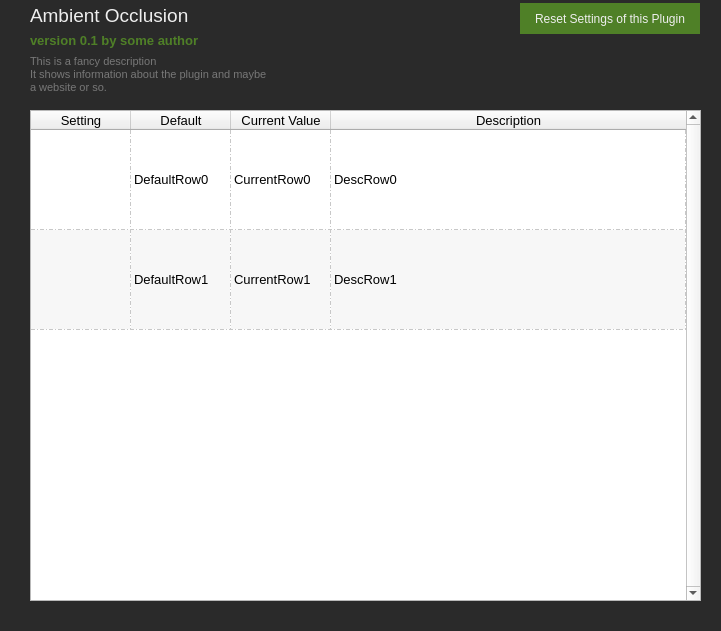
   <widget class="QFrame" name="frame_details">
    <property name="geometry">
     <rect>
      <x>281</x>
      <y>55</y>
      <width>721</width>
      <height>631</height>
     </rect>
    </property>
    <property name="palette">
     <palette>
      <active>
       <colorrole role="WindowText">
        <brush brushstyle="SolidPattern">
         <color alpha="255">
          <red>255</red>
          <green>255</green>
          <blue>255</blue>
         </color>
        </brush>
       </colorrole>
       <colorrole role="Button">
        <brush brushstyle="SolidPattern">
         <color alpha="255">
          <red>42</red>
          <green>42</green>
          <blue>42</blue>
         </color>
        </brush>
       </colorrole>
       <colorrole role="Light">
        <brush brushstyle="SolidPattern">
         <color alpha="255">
          <red>63</red>
          <green>63</green>
          <blue>63</blue>
         </color>
        </brush>
       </colorrole>
       <colorrole role="Midlight">
        <brush brushstyle="SolidPattern">
         <color alpha="255">
          <red>52</red>
          <green>52</green>
          <blue>52</blue>
         </color>
        </brush>
       </colorrole>
       <colorrole role="Dark">
        <brush brushstyle="SolidPattern">
         <color alpha="255">
          <red>21</red>
          <green>21</green>
          <blue>21</blue>
         </color>
        </brush>
       </colorrole>
       <colorrole role="Mid">
        <brush brushstyle="SolidPattern">
         <color alpha="255">
          <red>28</red>
          <green>28</green>
          <blue>28</blue>
         </color>
        </brush>
       </colorrole>
       <colorrole role="Text">
        <brush brushstyle="SolidPattern">
         <color alpha="255">
          <red>255</red>
          <green>255</green>
          <blue>255</blue>
         </color>
        </brush>
       </colorrole>
       <colorrole role="BrightText">
        <brush brushstyle="SolidPattern">
         <color alpha="255">
          <red>255</red>
          <green>255</green>
          <blue>255</blue>
         </color>
        </brush>
       </colorrole>
       <colorrole role="ButtonText">
        <brush brushstyle="SolidPattern">
         <color alpha="255">
          <red>255</red>
          <green>255</green>
          <blue>255</blue>
         </color>
        </brush>
       </colorrole>
       <colorrole role="Base">
        <brush brushstyle="SolidPattern">
         <color alpha="255">
          <red>0</red>
          <green>0</green>
          <blue>0</blue>
         </color>
        </brush>
       </colorrole>
       <colorrole role="Window">
        <brush brushstyle="SolidPattern">
         <color alpha="255">
          <red>42</red>
          <green>42</green>
          <blue>42</blue>
         </color>
        </brush>
       </colorrole>
       <colorrole role="Shadow">
        <brush brushstyle="SolidPattern">
         <color alpha="255">
          <red>0</red>
          <green>0</green>
          <blue>0</blue>
         </color>
        </brush>
       </colorrole>
       <colorrole role="AlternateBase">
        <brush brushstyle="SolidPattern">
         <color alpha="255">
          <red>21</red>
          <green>21</green>
          <blue>21</blue>
         </color>
        </brush>
       </colorrole>
       <colorrole role="ToolTipBase">
        <brush brushstyle="SolidPattern">
         <color alpha="255">
          <red>255</red>
          <green>255</green>
          <blue>220</blue>
         </color>
        </brush>
       </colorrole>
       <colorrole role="ToolTipText">
        <brush brushstyle="SolidPattern">
         <color alpha="255">
          <red>0</red>
          <green>0</green>
          <blue>0</blue>
         </color>
        </brush>
       </colorrole>
      </active>
      <inactive>
       <colorrole role="WindowText">
        <brush brushstyle="SolidPattern">
         <color alpha="255">
          <red>255</red>
          <green>255</green>
          <blue>255</blue>
         </color>
        </brush>
       </colorrole>
       <colorrole role="Button">
        <brush brushstyle="SolidPattern">
         <color alpha="255">
          <red>42</red>
          <green>42</green>
          <blue>42</blue>
         </color>
        </brush>
       </colorrole>
       <colorrole role="Light">
        <brush brushstyle="SolidPattern">
         <color alpha="255">
          <red>63</red>
          <green>63</green>
          <blue>63</blue>
         </color>
        </brush>
       </colorrole>
       <colorrole role="Midlight">
        <brush brushstyle="SolidPattern">
         <color alpha="255">
          <red>52</red>
          <green>52</green>
          <blue>52</blue>
         </color>
        </brush>
       </colorrole>
       <colorrole role="Dark">
        <brush brushstyle="SolidPattern">
         <color alpha="255">
          <red>21</red>
          <green>21</green>
          <blue>21</blue>
         </color>
        </brush>
       </colorrole>
       <colorrole role="Mid">
        <brush brushstyle="SolidPattern">
         <color alpha="255">
          <red>28</red>
          <green>28</green>
          <blue>28</blue>
         </color>
        </brush>
       </colorrole>
       <colorrole role="Text">
        <brush brushstyle="SolidPattern">
         <color alpha="255">
          <red>255</red>
          <green>255</green>
          <blue>255</blue>
         </color>
        </brush>
       </colorrole>
       <colorrole role="BrightText">
        <brush brushstyle="SolidPattern">
         <color alpha="255">
          <red>255</red>
          <green>255</green>
          <blue>255</blue>
         </color>
        </brush>
       </colorrole>
       <colorrole role="ButtonText">
        <brush brushstyle="SolidPattern">
         <color alpha="255">
          <red>255</red>
          <green>255</green>
          <blue>255</blue>
         </color>
        </brush>
       </colorrole>
       <colorrole role="Base">
        <brush brushstyle="SolidPattern">
         <color alpha="255">
          <red>0</red>
          <green>0</green>
          <blue>0</blue>
         </color>
        </brush>
       </colorrole>
       <colorrole role="Window">
        <brush brushstyle="SolidPattern">
         <color alpha="255">
          <red>42</red>
          <green>42</green>
          <blue>42</blue>
         </color>
        </brush>
       </colorrole>
       <colorrole role="Shadow">
        <brush brushstyle="SolidPattern">
         <color alpha="255">
          <red>0</red>
          <green>0</green>
          <blue>0</blue>
         </color>
        </brush>
       </colorrole>
       <colorrole role="AlternateBase">
        <brush brushstyle="SolidPattern">
         <color alpha="255">
          <red>21</red>
          <green>21</green>
          <blue>21</blue>
         </color>
        </brush>
       </colorrole>
       <colorrole role="ToolTipBase">
        <brush brushstyle="SolidPattern">
         <color alpha="255">
          <red>255</red>
          <green>255</green>
          <blue>220</blue>
         </color>
        </brush>
       </colorrole>
       <colorrole role="ToolTipText">
        <brush brushstyle="SolidPattern">
         <color alpha="255">
          <red>0</red>
          <green>0</green>
          <blue>0</blue>
         </color>
        </brush>
       </colorrole>
      </inactive>
      <disabled>
       <colorrole role="WindowText">
        <brush brushstyle="SolidPattern">
         <color alpha="255">
          <red>21</red>
          <green>21</green>
          <blue>21</blue>
         </color>
        </brush>
       </colorrole>
       <colorrole role="Button">
        <brush brushstyle="SolidPattern">
         <color alpha="255">
          <red>42</red>
          <green>42</green>
          <blue>42</blue>
         </color>
        </brush>
       </colorrole>
       <colorrole role="Light">
        <brush brushstyle="SolidPattern">
         <color alpha="255">
          <red>63</red>
          <green>63</green>
          <blue>63</blue>
         </color>
        </brush>
       </colorrole>
       <colorrole role="Midlight">
        <brush brushstyle="SolidPattern">
         <color alpha="255">
          <red>52</red>
          <green>52</green>
          <blue>52</blue>
         </color>
        </brush>
       </colorrole>
       <colorrole role="Dark">
        <brush brushstyle="SolidPattern">
         <color alpha="255">
          <red>21</red>
          <green>21</green>
          <blue>21</blue>
         </color>
        </brush>
       </colorrole>
       <colorrole role="Mid">
        <brush brushstyle="SolidPattern">
         <color alpha="255">
          <red>28</red>
          <green>28</green>
          <blue>28</blue>
         </color>
        </brush>
       </colorrole>
       <colorrole role="Text">
        <brush brushstyle="SolidPattern">
         <color alpha="255">
          <red>21</red>
          <green>21</green>
          <blue>21</blue>
         </color>
        </brush>
       </colorrole>
       <colorrole role="BrightText">
        <brush brushstyle="SolidPattern">
         <color alpha="255">
          <red>255</red>
          <green>255</green>
          <blue>255</blue>
         </color>
        </brush>
       </colorrole>
       <colorrole role="ButtonText">
        <brush brushstyle="SolidPattern">
         <color alpha="255">
          <red>21</red>
          <green>21</green>
          <blue>21</blue>
         </color>
        </brush>
       </colorrole>
       <colorrole role="Base">
        <brush brushstyle="SolidPattern">
         <color alpha="255">
          <red>42</red>
          <green>42</green>
          <blue>42</blue>
         </color>
        </brush>
       </colorrole>
       <colorrole role="Window">
        <brush brushstyle="SolidPattern">
         <color alpha="255">
          <red>42</red>
          <green>42</green>
          <blue>42</blue>
         </color>
        </brush>
       </colorrole>
       <colorrole role="Shadow">
        <brush brushstyle="SolidPattern">
         <color alpha="255">
          <red>0</red>
          <green>0</green>
          <blue>0</blue>
         </color>
        </brush>
       </colorrole>
       <colorrole role="AlternateBase">
        <brush brushstyle="SolidPattern">
         <color alpha="255">
          <red>42</red>
          <green>42</green>
          <blue>42</blue>
         </color>
        </brush>
       </colorrole>
       <colorrole role="ToolTipBase">
        <brush brushstyle="SolidPattern">
         <color alpha="255">
          <red>255</red>
          <green>255</green>
          <blue>220</blue>
         </color>
        </brush>
       </colorrole>
       <colorrole role="ToolTipText">
        <brush brushstyle="SolidPattern">
         <color alpha="255">
          <red>0</red>
          <green>0</green>
          <blue>0</blue>
         </color>
        </brush>
       </colorrole>
      </disabled>
     </palette>
    </property>
    <property name="autoFillBackground">
     <bool>true</bool>
    </property>
    <property name="frameShape">
     <enum>QFrame::NoFrame</enum>
    </property>
    <property name="frameShadow">
     <enum>QFrame::Plain</enum>
    </property>
    <property name="lineWidth">
     <number>1</number>
    </property>
    <widget class="QLabel" name="lbl_plugin_version">
     <property name="geometry">
      <rect>
       <x>30</x>
       <y>30</y>
       <width>471</width>
       <height>21</height>
      </rect>
     </property>
     <property name="palette">
      <palette>
       <active>
        <colorrole role="WindowText">
         <brush brushstyle="SolidPattern">
          <color alpha="255">
           <red>79</red>
           <green>128</green>
           <blue>39</blue>
          </color>
         </brush>
        </colorrole>
        <colorrole role="Button">
         <brush brushstyle="SolidPattern">
          <color alpha="255">
           <red>236</red>
           <green>236</green>
           <blue>236</blue>
          </color>
         </brush>
        </colorrole>
        <colorrole role="Text">
         <brush brushstyle="SolidPattern">
          <color alpha="255">
           <red>79</red>
           <green>128</green>
           <blue>39</blue>
          </color>
         </brush>
        </colorrole>
        <colorrole role="ButtonText">
         <brush brushstyle="SolidPattern">
          <color alpha="255">
           <red>79</red>
           <green>128</green>
           <blue>39</blue>
          </color>
         </brush>
        </colorrole>
        <colorrole role="Base">
         <brush brushstyle="SolidPattern">
          <color alpha="255">
           <red>236</red>
           <green>236</green>
           <blue>236</blue>
          </color>
         </brush>
        </colorrole>
        <colorrole role="Window">
         <brush brushstyle="SolidPattern">
          <color alpha="255">
           <red>236</red>
           <green>236</green>
           <blue>236</blue>
          </color>
         </brush>
        </colorrole>
       </active>
       <inactive>
        <colorrole role="WindowText">
         <brush brushstyle="SolidPattern">
          <color alpha="255">
           <red>79</red>
           <green>128</green>
           <blue>39</blue>
          </color>
         </brush>
        </colorrole>
        <colorrole role="Button">
         <brush brushstyle="SolidPattern">
          <color alpha="255">
           <red>236</red>
           <green>236</green>
           <blue>236</blue>
          </color>
         </brush>
        </colorrole>
        <colorrole role="Text">
         <brush brushstyle="SolidPattern">
          <color alpha="255">
           <red>79</red>
           <green>128</green>
           <blue>39</blue>
          </color>
         </brush>
        </colorrole>
        <colorrole role="ButtonText">
         <brush brushstyle="SolidPattern">
          <color alpha="255">
           <red>79</red>
           <green>128</green>
           <blue>39</blue>
          </color>
         </brush>
        </colorrole>
        <colorrole role="Base">
         <brush brushstyle="SolidPattern">
          <color alpha="255">
           <red>236</red>
           <green>236</green>
           <blue>236</blue>
          </color>
         </brush>
        </colorrole>
        <colorrole role="Window">
         <brush brushstyle="SolidPattern">
          <color alpha="255">
           <red>236</red>
           <green>236</green>
           <blue>236</blue>
          </color>
         </brush>
        </colorrole>
       </inactive>
       <disabled>
        <colorrole role="WindowText">
         <brush brushstyle="SolidPattern">
          <color alpha="255">
           <red>79</red>
           <green>128</green>
           <blue>39</blue>
          </color>
         </brush>
        </colorrole>
        <colorrole role="Button">
         <brush brushstyle="SolidPattern">
          <color alpha="255">
           <red>236</red>
           <green>236</green>
           <blue>236</blue>
          </color>
         </brush>
        </colorrole>
        <colorrole role="Text">
         <brush brushstyle="SolidPattern">
          <color alpha="255">
           <red>79</red>
           <green>128</green>
           <blue>39</blue>
          </color>
         </brush>
        </colorrole>
        <colorrole role="ButtonText">
         <brush brushstyle="SolidPattern">
          <color alpha="255">
           <red>79</red>
           <green>128</green>
           <blue>39</blue>
          </color>
         </brush>
        </colorrole>
        <colorrole role="Base">
         <brush brushstyle="SolidPattern">
          <color alpha="255">
           <red>236</red>
           <green>236</green>
           <blue>236</blue>
          </color>
         </brush>
        </colorrole>
        <colorrole role="Window">
         <brush brushstyle="SolidPattern">
          <color alpha="255">
           <red>236</red>
           <green>236</green>
           <blue>236</blue>
          </color>
         </brush>
        </colorrole>
       </disabled>
      </palette>
     </property>
     <property name="font">
      <font>
       <pointsize>10</pointsize>
       <weight>75</weight>
       <bold>true</bold>
      </font>
     </property>
     <property name="styleSheet">
      <string notr="true">color: #4f8027; border: 0; border-radius: 4px;</string>
     </property>
     <property name="text">
      <string>version 0.1 by some author</string>
     </property>
     <property name="textFormat">
      <enum>Qt::PlainText</enum>
     </property>
    </widget>
    <widget class="QLabel" name="lbl_plugin_desc">
     <property name="geometry">
      <rect>
       <x>30</x>
       <y>55</y>
       <width>591</width>
       <height>51</height>
      </rect>
     </property>
     <property name="styleSheet">
      <string notr="true">color: #777; border: 0; font-size: 11px;</string>
     </property>
     <property name="text">
      <string>This is a fancy description
It shows information about the plugin and maybe
a website or so.</string>
     </property>
     <property name="textFormat">
      <enum>Qt::PlainText</enum>
     </property>
     <property name="alignment">
      <set>Qt::AlignLeading|Qt::AlignLeft|Qt::AlignTop</set>
     </property>
     <property name="wordWrap">
      <bool>true</bool>
     </property>
    </widget>
    <widget class="QTableWidget" name="table_plugin_settings">
     <property name="geometry">
      <rect>
       <x>30</x>
       <y>110</y>
       <width>671</width>
       <height>491</height>
      </rect>
     </property>
     <property name="palette">
      <palette>
       <active>
        <colorrole role="WindowText">
         <brush brushstyle="SolidPattern">
          <color alpha="255">
           <red>0</red>
           <green>0</green>
           <blue>0</blue>
          </color>
         </brush>
        </colorrole>
        <colorrole role="Button">
         <brush brushstyle="SolidPattern">
          <color alpha="255">
           <red>240</red>
           <green>240</green>
           <blue>240</blue>
          </color>
         </brush>
        </colorrole>
        <colorrole role="Light">
         <brush brushstyle="SolidPattern">
          <color alpha="255">
           <red>255</red>
           <green>255</green>
           <blue>255</blue>
          </color>
         </brush>
        </colorrole>
        <colorrole role="Midlight">
         <brush brushstyle="SolidPattern">
          <color alpha="255">
           <red>247</red>
           <green>247</green>
           <blue>247</blue>
          </color>
         </brush>
        </colorrole>
        <colorrole role="Dark">
         <brush brushstyle="SolidPattern">
          <color alpha="255">
           <red>120</red>
           <green>120</green>
           <blue>120</blue>
          </color>
         </brush>
        </colorrole>
        <colorrole role="Mid">
         <brush brushstyle="SolidPattern">
          <color alpha="255">
           <red>160</red>
           <green>160</green>
           <blue>160</blue>
          </color>
         </brush>
        </colorrole>
        <colorrole role="Text">
         <brush brushstyle="SolidPattern">
          <color alpha="255">
           <red>0</red>
           <green>0</green>
           <blue>0</blue>
          </color>
         </brush>
        </colorrole>
        <colorrole role="BrightText">
         <brush brushstyle="SolidPattern">
          <color alpha="255">
           <red>255</red>
           <green>255</green>
           <blue>255</blue>
          </color>
         </brush>
        </colorrole>
        <colorrole role="ButtonText">
         <brush brushstyle="SolidPattern">
          <color alpha="255">
           <red>0</red>
           <green>0</green>
           <blue>0</blue>
          </color>
         </brush>
        </colorrole>
        <colorrole role="Base">
         <brush brushstyle="SolidPattern">
          <color alpha="255">
           <red>255</red>
           <green>255</green>
           <blue>255</blue>
          </color>
         </brush>
        </colorrole>
        <colorrole role="Window">
         <brush brushstyle="SolidPattern">
          <color alpha="255">
           <red>240</red>
           <green>240</green>
           <blue>240</blue>
          </color>
         </brush>
        </colorrole>
        <colorrole role="Shadow">
         <brush brushstyle="SolidPattern">
          <color alpha="255">
           <red>0</red>
           <green>0</green>
           <blue>0</blue>
          </color>
         </brush>
        </colorrole>
        <colorrole role="AlternateBase">
         <brush brushstyle="SolidPattern">
          <color alpha="255">
           <red>247</red>
           <green>247</green>
           <blue>247</blue>
          </color>
         </brush>
        </colorrole>
        <colorrole role="ToolTipBase">
         <brush brushstyle="SolidPattern">
          <color alpha="255">
           <red>255</red>
           <green>255</green>
           <blue>220</blue>
          </color>
         </brush>
        </colorrole>
        <colorrole role="ToolTipText">
         <brush brushstyle="SolidPattern">
          <color alpha="255">
           <red>0</red>
           <green>0</green>
           <blue>0</blue>
          </color>
         </brush>
        </colorrole>
       </active>
       <inactive>
        <colorrole role="WindowText">
         <brush brushstyle="SolidPattern">
          <color alpha="255">
           <red>0</red>
           <green>0</green>
           <blue>0</blue>
          </color>
         </brush>
        </colorrole>
        <colorrole role="Button">
         <brush brushstyle="SolidPattern">
          <color alpha="255">
           <red>240</red>
           <green>240</green>
           <blue>240</blue>
          </color>
         </brush>
        </colorrole>
        <colorrole role="Light">
         <brush brushstyle="SolidPattern">
          <color alpha="255">
           <red>255</red>
           <green>255</green>
           <blue>255</blue>
          </color>
         </brush>
        </colorrole>
        <colorrole role="Midlight">
         <brush brushstyle="SolidPattern">
          <color alpha="255">
           <red>247</red>
           <green>247</green>
           <blue>247</blue>
          </color>
         </brush>
        </colorrole>
        <colorrole role="Dark">
         <brush brushstyle="SolidPattern">
          <color alpha="255">
           <red>120</red>
           <green>120</green>
           <blue>120</blue>
          </color>
         </brush>
        </colorrole>
        <colorrole role="Mid">
         <brush brushstyle="SolidPattern">
          <color alpha="255">
           <red>160</red>
           <green>160</green>
           <blue>160</blue>
          </color>
         </brush>
        </colorrole>
        <colorrole role="Text">
         <brush brushstyle="SolidPattern">
          <color alpha="255">
           <red>0</red>
           <green>0</green>
           <blue>0</blue>
          </color>
         </brush>
        </colorrole>
        <colorrole role="BrightText">
         <brush brushstyle="SolidPattern">
          <color alpha="255">
           <red>255</red>
           <green>255</green>
           <blue>255</blue>
          </color>
         </brush>
        </colorrole>
        <colorrole role="ButtonText">
         <brush brushstyle="SolidPattern">
          <color alpha="255">
           <red>0</red>
           <green>0</green>
           <blue>0</blue>
          </color>
         </brush>
        </colorrole>
        <colorrole role="Base">
         <brush brushstyle="SolidPattern">
          <color alpha="255">
           <red>255</red>
           <green>255</green>
           <blue>255</blue>
          </color>
         </brush>
        </colorrole>
        <colorrole role="Window">
         <brush brushstyle="SolidPattern">
          <color alpha="255">
           <red>240</red>
           <green>240</green>
           <blue>240</blue>
          </color>
         </brush>
        </colorrole>
        <colorrole role="Shadow">
         <brush brushstyle="SolidPattern">
          <color alpha="255">
           <red>0</red>
           <green>0</green>
           <blue>0</blue>
          </color>
         </brush>
        </colorrole>
        <colorrole role="AlternateBase">
         <brush brushstyle="SolidPattern">
          <color alpha="255">
           <red>247</red>
           <green>247</green>
           <blue>247</blue>
          </color>
         </brush>
        </colorrole>
        <colorrole role="ToolTipBase">
         <brush brushstyle="SolidPattern">
          <color alpha="255">
           <red>255</red>
           <green>255</green>
           <blue>220</blue>
          </color>
         </brush>
        </colorrole>
        <colorrole role="ToolTipText">
         <brush brushstyle="SolidPattern">
          <color alpha="255">
           <red>0</red>
           <green>0</green>
           <blue>0</blue>
          </color>
         </brush>
        </colorrole>
       </inactive>
       <disabled>
        <colorrole role="WindowText">
         <brush brushstyle="SolidPattern">
          <color alpha="255">
           <red>120</red>
           <green>120</green>
           <blue>120</blue>
          </color>
         </brush>
        </colorrole>
        <colorrole role="Button">
         <brush brushstyle="SolidPattern">
          <color alpha="255">
           <red>240</red>
           <green>240</green>
           <blue>240</blue>
          </color>
         </brush>
        </colorrole>
        <colorrole role="Light">
         <brush brushstyle="SolidPattern">
          <color alpha="255">
           <red>255</red>
           <green>255</green>
           <blue>255</blue>
          </color>
         </brush>
        </colorrole>
        <colorrole role="Midlight">
         <brush brushstyle="SolidPattern">
          <color alpha="255">
           <red>247</red>
           <green>247</green>
           <blue>247</blue>
          </color>
         </brush>
        </colorrole>
        <colorrole role="Dark">
         <brush brushstyle="SolidPattern">
          <color alpha="255">
           <red>120</red>
           <green>120</green>
           <blue>120</blue>
          </color>
         </brush>
        </colorrole>
        <colorrole role="Mid">
         <brush brushstyle="SolidPattern">
          <color alpha="255">
           <red>160</red>
           <green>160</green>
           <blue>160</blue>
          </color>
         </brush>
        </colorrole>
        <colorrole role="Text">
         <brush brushstyle="SolidPattern">
          <color alpha="255">
           <red>120</red>
           <green>120</green>
           <blue>120</blue>
          </color>
         </brush>
        </colorrole>
        <colorrole role="BrightText">
         <brush brushstyle="SolidPattern">
          <color alpha="255">
           <red>255</red>
           <green>255</green>
           <blue>255</blue>
          </color>
         </brush>
        </colorrole>
        <colorrole role="ButtonText">
         <brush brushstyle="SolidPattern">
          <color alpha="255">
           <red>120</red>
           <green>120</green>
           <blue>120</blue>
          </color>
         </brush>
        </colorrole>
        <colorrole role="Base">
         <brush brushstyle="SolidPattern">
          <color alpha="255">
           <red>240</red>
           <green>240</green>
           <blue>240</blue>
          </color>
         </brush>
        </colorrole>
        <colorrole role="Window">
         <brush brushstyle="SolidPattern">
          <color alpha="255">
           <red>240</red>
           <green>240</green>
           <blue>240</blue>
          </color>
         </brush>
        </colorrole>
        <colorrole role="Shadow">
         <brush brushstyle="SolidPattern">
          <color alpha="255">
           <red>0</red>
           <green>0</green>
           <blue>0</blue>
          </color>
         </brush>
        </colorrole>
        <colorrole role="AlternateBase">
         <brush brushstyle="SolidPattern">
          <color alpha="255">
           <red>240</red>
           <green>240</green>
           <blue>240</blue>
          </color>
         </brush>
        </colorrole>
        <colorrole role="ToolTipBase">
         <brush brushstyle="SolidPattern">
          <color alpha="255">
           <red>255</red>
           <green>255</green>
           <blue>220</blue>
          </color>
         </brush>
        </colorrole>
        <colorrole role="ToolTipText">
         <brush brushstyle="SolidPattern">
          <color alpha="255">
           <red>0</red>
           <green>0</green>
           <blue>0</blue>
          </color>
         </brush>
        </colorrole>
       </disabled>
      </palette>
     </property>
     <property name="font">
      <font>
       <pointsize>10</pointsize>
      </font>
     </property>
     <property name="frameShape">
      <enum>QFrame::StyledPanel</enum>
     </property>
     <property name="verticalScrollBarPolicy">
      <enum>Qt::ScrollBarAlwaysOn</enum>
     </property>
     <property name="editTriggers">
      <set>QAbstractItemView::NoEditTriggers</set>
     </property>
     <property name="showDropIndicator" stdset="0">
      <bool>false</bool>
     </property>
     <property name="dragDropOverwriteMode">
      <bool>false</bool>
     </property>
     <property name="alternatingRowColors">
      <bool>true</bool>
     </property>
     <property name="selectionMode">
      <enum>QAbstractItemView::NoSelection</enum>
     </property>
     <property name="selectionBehavior">
      <enum>QAbstractItemView::SelectRows</enum>
     </property>
     <property name="textElideMode">
      <enum>Qt::ElideLeft</enum>
     </property>
     <property name="verticalScrollMode">
      <enum>QAbstractItemView::ScrollPerPixel</enum>
     </property>
     <property name="horizontalScrollMode">
      <enum>QAbstractItemView::ScrollPerPixel</enum>
     </property>
     <property name="showGrid">
      <bool>true</bool>
     </property>
     <property name="gridStyle">
      <enum>Qt::DashDotLine</enum>
     </property>
     <property name="wordWrap">
      <bool>true</bool>
     </property>
     <property name="cornerButtonEnabled">
      <bool>true</bool>
     </property>
     <attribute name="horizontalHeaderVisible">
      <bool>true</bool>
     </attribute>
     <attribute name="horizontalHeaderCascadingSectionResizes">
      <bool>true</bool>
     </attribute>
     <attribute name="horizontalHeaderHighlightSections">
      <bool>true</bool>
     </attribute>
     <attribute name="horizontalHeaderMinimumSectionSize">
      <number>100</number>
     </attribute>
     <attribute name="horizontalHeaderStretchLastSection">
      <bool>true</bool>
     </attribute>
     <attribute name="verticalHeaderVisible">
      <bool>false</bool>
     </attribute>
     <attribute name="verticalHeaderCascadingSectionResizes">
      <bool>false</bool>
     </attribute>
     <attribute name="verticalHeaderDefaultSectionSize">
      <number>80</number>
     </attribute>
     <attribute name="verticalHeaderHighlightSections">
      <bool>false</bool>
     </attribute>
     <attribute name="verticalHeaderMinimumSectionSize">
      <number>100</number>
     </attribute>
     <attribute name="verticalHeaderShowSortIndicator" stdset="0">
      <bool>false</bool>
     </attribute>
     <attribute name="verticalHeaderStretchLastSection">
      <bool>false</bool>
     </attribute>
     <row>
      <property name="text">
       <string>Row</string>
      </property>
      <property name="textAlignment">
       <set>AlignHCenter|AlignVCenter|AlignCenter</set>
      </property>
     </row>
     <row>
      <property name="text">
       <string>Row2</string>
      </property>
     </row>
     <column>
      <property name="text">
       <string>Setting</string>
      </property>
     </column>
     <column>
      <property name="text">
       <string>Default</string>
      </property>
      <property name="textAlignment">
       <set>AlignHCenter|AlignVCenter|AlignCenter</set>
      </property>
     </column>
     <column>
      <property name="text">
       <string>Current Value</string>
      </property>
     </column>
     <column>
      <property name="text">
       <string>Description</string>
      </property>
     </column>
     <item row="0" column="1">
      <property name="text">
       <string>DefaultRow0</string>
      </property>
     </item>
     <item row="0" column="2">
      <property name="text">
       <string>CurrentRow0</string>
      </property>
     </item>
     <item row="0" column="3">
      <property name="text">
       <string>DescRow0</string>
      </property>
     </item>
     <item row="1" column="1">
      <property name="text">
       <string>DefaultRow1</string>
      </property>
     </item>
     <item row="1" column="2">
      <property name="text">
       <string>CurrentRow1</string>
      </property>
     </item>
     <item row="1" column="3">
      <property name="text">
       <string>DescRow1</string>
      </property>
     </item>
    </widget>
    <widget class="QLabel" name="lbl_plugin_name">
     <property name="geometry">
      <rect>
       <x>30</x>
       <y>0</y>
       <width>281</width>
       <height>31</height>
      </rect>
     </property>
     <property name="font">
      <font>
       <pointsize>14</pointsize>
       <weight>50</weight>
       <bold>false</bold>
      </font>
     </property>
     <property name="styleSheet">
      <string notr="true">color: #eee; border: 0;</string>
     </property>
     <property name="text">
      <string>Ambient Occlusion</string>
     </property>
     <property name="textFormat">
      <enum>Qt::PlainText</enum>
     </property>
    </widget>
    <widget class="QPushButton" name="btn_reset_plugin_settings">
     <property name="geometry">
      <rect>
       <x>520</x>
       <y>3</y>
       <width>180</width>
       <height>31</height>
      </rect>
     </property>
     <property name="styleSheet">
      <string notr="true">color: #eee;
background: #4f8027;
border: 0;  </string>
     </property>
     <property name="text">
      <string>Reset Settings of this Plugin</string>
     </property>
    </widget>
   </widget>
